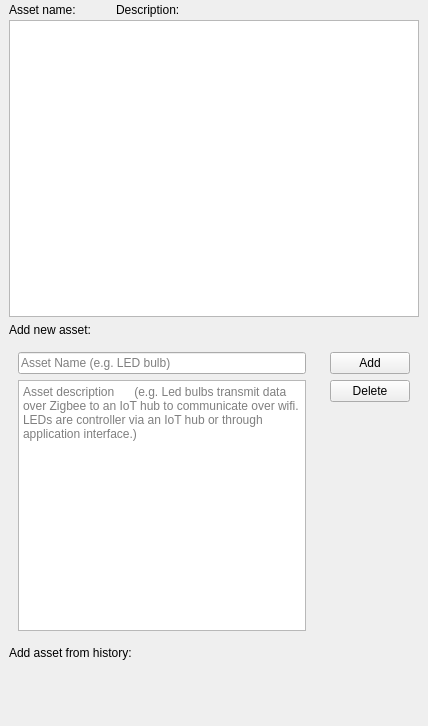
<?xml version="1.0" encoding="UTF-8"?>
<ui version="4.0">
 <class>assets_parent</class>
 <widget class="QWidget" name="assets_parent">
  <property name="geometry">
   <rect>
    <x>0</x>
    <y>0</y>
    <width>428</width>
    <height>726</height>
   </rect>
  </property>
  <property name="windowTitle">
   <string>Form</string>
  </property>
  <layout class="QVBoxLayout" name="verticalLayout_2">
   <property name="spacing">
    <number>0</number>
   </property>
   <property name="leftMargin">
    <number>0</number>
   </property>
   <property name="topMargin">
    <number>0</number>
   </property>
   <property name="rightMargin">
    <number>0</number>
   </property>
   <property name="bottomMargin">
    <number>0</number>
   </property>
   <item>
    <layout class="QVBoxLayout" name="verticalLayout">
     <property name="spacing">
      <number>0</number>
     </property>
     <item>
      <widget class="QWidget" name="header_widget" native="true">
       <layout class="QHBoxLayout" name="horizontalLayout_2">
        <property name="spacing">
         <number>0</number>
        </property>
        <property name="leftMargin">
         <number>9</number>
        </property>
        <property name="topMargin">
         <number>0</number>
        </property>
        <property name="rightMargin">
         <number>0</number>
        </property>
        <property name="bottomMargin">
         <number>0</number>
        </property>
        <item>
         <layout class="QHBoxLayout" name="horizontalLayout">
          <property name="spacing">
           <number>0</number>
          </property>
          <item>
           <widget class="QLabel" name="label_2">
            <property name="text">
             <string>Asset name:</string>
            </property>
           </widget>
          </item>
          <item>
           <spacer name="horizontalSpacer">
            <property name="orientation">
             <enum>Qt::Horizontal</enum>
            </property>
            <property name="sizeType">
             <enum>QSizePolicy::Fixed</enum>
            </property>
            <property name="sizeHint" stdset="0">
             <size>
              <width>40</width>
              <height>20</height>
             </size>
            </property>
           </spacer>
          </item>
          <item>
           <widget class="QLabel" name="label">
            <property name="text">
             <string>Description:</string>
            </property>
           </widget>
          </item>
          <item>
           <spacer name="horizontalSpacer_2">
            <property name="orientation">
             <enum>Qt::Horizontal</enum>
            </property>
            <property name="sizeHint" stdset="0">
             <size>
              <width>40</width>
              <height>20</height>
             </size>
            </property>
           </spacer>
          </item>
         </layout>
        </item>
       </layout>
      </widget>
     </item>
     <item>
      <widget class="QWidget" name="input_widget" native="true">
       <layout class="QHBoxLayout" name="horizontalLayout_8">
        <property name="spacing">
         <number>6</number>
        </property>
        <property name="leftMargin">
         <number>9</number>
        </property>
        <property name="topMargin">
         <number>0</number>
        </property>
        <property name="rightMargin">
         <number>9</number>
        </property>
        <property name="bottomMargin">
         <number>0</number>
        </property>
        <item>
         <layout class="QVBoxLayout" name="verticalLayout_3">
          <item>
           <widget class="QListWidget" name="display_list_widget">
            <property name="resizeMode">
             <enum>QListView::Adjust</enum>
            </property>
           </widget>
          </item>
          <item>
           <widget class="QLabel" name="label_4">
            <property name="text">
             <string>Add new asset:</string>
            </property>
           </widget>
          </item>
          <item>
           <layout class="QHBoxLayout" name="horizontalLayout_5">
            <item>
             <widget class="QWidget" name="widget_3" native="true">
              <layout class="QVBoxLayout" name="verticalLayout_7">
               <item>
                <widget class="QLineEdit" name="name_input_box">
                 <property name="text">
                  <string/>
                 </property>
                 <property name="placeholderText">
                  <string>Asset Name (e.g. LED bulb)</string>
                 </property>
                </widget>
               </item>
               <item>
                <widget class="QTextEdit" name="description_input_box">
                 <property name="sizePolicy">
                  <sizepolicy hsizetype="Preferred" vsizetype="Expanding">
                   <horstretch>0</horstretch>
                   <verstretch>0</verstretch>
                  </sizepolicy>
                 </property>
                 <property name="html">
                  <string>&lt;!DOCTYPE HTML PUBLIC &quot;-//W3C//DTD HTML 4.0//EN&quot; &quot;http://www.w3.org/TR/REC-html40/strict.dtd&quot;&gt;
&lt;html&gt;&lt;head&gt;&lt;meta name=&quot;qrichtext&quot; content=&quot;1&quot; /&gt;&lt;style type=&quot;text/css&quot;&gt;
p, li { white-space: pre-wrap; }
&lt;/style&gt;&lt;/head&gt;&lt;body style=&quot; font-family:'Ubuntu'; font-size:11pt; font-weight:400; font-style:normal;&quot;&gt;
&lt;p style=&quot;-qt-paragraph-type:empty; margin-top:0px; margin-bottom:0px; margin-left:0px; margin-right:0px; -qt-block-indent:0; text-indent:0px;&quot;&gt;&lt;br /&gt;&lt;/p&gt;&lt;/body&gt;&lt;/html&gt;</string>
                 </property>
                 <property name="placeholderText">
                  <string>Asset description      (e.g. Led bulbs transmit data over Zigbee to an IoT hub to communicate over wifi. LEDs are controller via an IoT hub or through application interface.)</string>
                 </property>
                </widget>
               </item>
              </layout>
             </widget>
            </item>
            <item>
             <widget class="QWidget" name="widget_2" native="true">
              <layout class="QVBoxLayout" name="verticalLayout_4">
               <item>
                <widget class="QPushButton" name="add_button">
                 <property name="text">
                  <string>Add</string>
                 </property>
                 <property name="checkable">
                  <bool>false</bool>
                 </property>
                </widget>
               </item>
               <item>
                <widget class="QPushButton" name="del_button">
                 <property name="text">
                  <string>Delete</string>
                 </property>
                 <property name="checkable">
                  <bool>false</bool>
                 </property>
                </widget>
               </item>
               <item>
                <spacer name="verticalSpacer_3">
                 <property name="orientation">
                  <enum>Qt::Vertical</enum>
                 </property>
                 <property name="sizeHint" stdset="0">
                  <size>
                   <width>20</width>
                   <height>40</height>
                  </size>
                 </property>
                </spacer>
               </item>
              </layout>
             </widget>
            </item>
           </layout>
          </item>
          <item>
           <widget class="QLabel" name="label_3">
            <property name="text">
             <string>Add asset from history:</string>
            </property>
           </widget>
          </item>
          <item>
           <widget class="QWidget" name="history_widget" native="true">
            <layout class="QHBoxLayout" name="horizontalLayout_9">
             <property name="topMargin">
              <number>0</number>
             </property>
             <property name="bottomMargin">
              <number>0</number>
             </property>
             <item>
              <spacer name="horizontalSpacer_3">
               <property name="orientation">
                <enum>Qt::Horizontal</enum>
               </property>
               <property name="sizeHint" stdset="0">
                <size>
                 <width>40</width>
                 <height>20</height>
                </size>
               </property>
              </spacer>
             </item>
            </layout>
           </widget>
          </item>
         </layout>
        </item>
       </layout>
      </widget>
     </item>
     <item>
      <spacer name="verticalSpacer">
       <property name="orientation">
        <enum>Qt::Vertical</enum>
       </property>
       <property name="sizeType">
        <enum>QSizePolicy::Fixed</enum>
       </property>
       <property name="sizeHint" stdset="0">
        <size>
         <width>20</width>
         <height>40</height>
        </size>
       </property>
      </spacer>
     </item>
    </layout>
   </item>
  </layout>
 </widget>
 <resources/>
 <connections/>
</ui>
